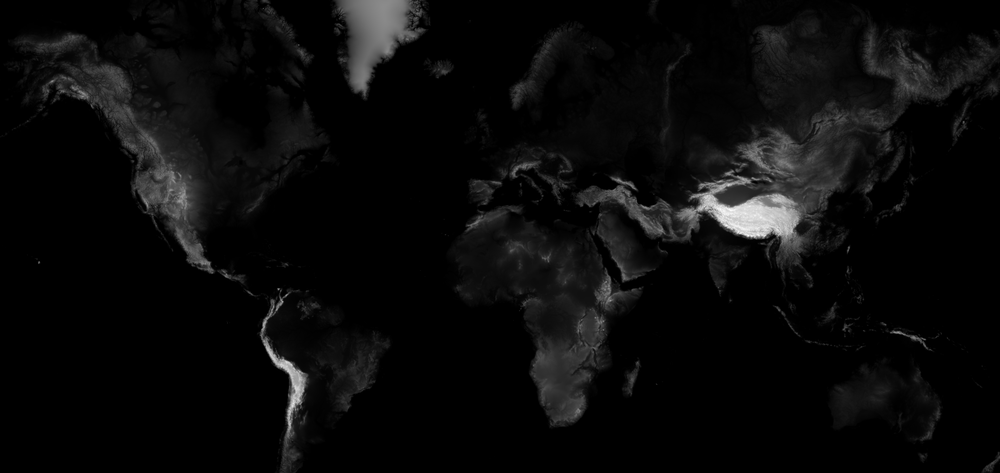
#> input picture heightmaps/render(2).png, 1000 x 473 px, shrunk from 3840 x 1816 before the run
$ python cartographer.py
#> lines starting #> are read from the running program, lines starting #| are printed output that depends on the picture
import numpy as np
import numba
from PIL import Image

# Color based on slope and elevation
# Could do it seperate, but probably best to do it in the loop we already have
# we could have a main loop where get call is_boundary_point and get_color_from_slope or something

# So what i have learned is that numba can make python code stupid fast
# like really

# so today i have learned that computers are stupid fast
# like dang

fp : str = "./heightmaps/render(2).png"
step : int = 5
max_pixel_value : int = 255
render_scale : float = 1

line_color : tuple[int, int, int] = (31, 16, 0)
start_color : tuple[int, int, int] = (43, 23, 0)
end_color  : tuple[int, int, int] = (211, 197, 182)

heightmap = Image.open(fp).convert("L")
heightmap = heightmap.resize((int(heightmap.width * render_scale), int(heightmap.height * render_scale)), Image.BILINEAR)

width, height = heightmap.width, heightmap.height
#> width = 1000; height = 473

@numba.njit
def interpolate(a : float, b : float, t : float):
    return a * (1.0 - t) + (b * t)

@numba.njit
def color_ramp(a : tuple[int, int, int], b : tuple[int, int, int], t : float) -> tuple[int, int, int]:
    return (
        int(interpolate(a[0], b[0], t)),
        int(interpolate(a[1], b[1], t)),
        int(interpolate(a[2], b[2], t)),
    )

@numba.njit
def get_point_in_bounds(img : np.ndarray, x : int, y : int) -> int:
    img_width = img.shape[0]
    img_height = img.shape[1]
    x = max(0, min(x, img_width-1))
    y = max(0, min(y, img_height-1))
    return int(img[x, y])

@numba.njit
def get_neighbors(img : np.ndarray, x : int, y : int) -> list[int]:
    return [
        get_point_in_bounds(img, x-1, y-1),
        get_point_in_bounds(img, x-1, y  ),
        get_point_in_bounds(img, x-1, y+1),

        get_point_in_bounds(img, x  , y-1),
        get_point_in_bounds(img, x  , y+1),

        get_point_in_bounds(img, x+1, y-1),
        get_point_in_bounds(img, x+1, y  ),
        get_point_in_bounds(img, x+1, y+1),
    ]

@numba.njit
def any_true(a : list[bool]) -> bool:
    for i in a:
        if i:
            return True
    return False

@numba.njit
def is_boundary_point(img : np.ndarray, x : int, y : int) -> bool:
        pix = get_point_in_bounds(img, x, y)
        neighbors = get_neighbors(img, x, y)
        return any_true([pix < neighbor for neighbor in neighbors])

@numba.njit
def get_slope(img : np.ndarray, x : int, y : int) -> int:
    up    = get_point_in_bounds(img, x  , y+1)
    down  = get_point_in_bounds(img, x  , y-1)
    left  = get_point_in_bounds(img, x+1, y  )
    right = get_point_in_bounds(img, x-1, y  )

    vertical   = up - down
    horizontal = left - right

    return vertical

@numba.njit
def march_image(output : np.ndarray, heightmap : np.ndarray, stepped_heightmap : np.ndarray) -> None:
    boundary_points : list[tuple[int, int]] = []


    # it would make sense that x is in range of width, and y is in range of height
    # it would make sense, wouldn't it
    # i don't understand it
    for x in range(height):
        for y in range(width):
            #slope = get_slope(heightmap, x, y) * 10
            #color = (slope,slope,slope) #step_color(slope) #+ get_point_in_bounds(heightmap, x, y)) #
            #output.putpixel((x,y), color)

            color = color_ramp(start_color, end_color, get_point_in_bounds(stepped_heightmap, x, y)/max_pixel_value)

            output[x ,y] = color

            if is_boundary_point(stepped_heightmap, x, y):
                boundary_points.append((x, y))

    for b in boundary_points:
        output[b] = line_color

def step_image(img : Image.Image) -> Image.Image:
    arr = np.array(img)

    nums = list(range(0, max_pixel_value, step))
    nums.append(max_pixel_value)

    for idx in range(len(nums)):
        i = max(0,idx-1)
        arr = np.where(np.logical_and(arr <= nums[idx], arr > nums[i]), nums[idx], arr)

    return Image.fromarray(arr)

print("Creating Stepped Image...")
stepped_heightmap = step_image(heightmap)

print("Marching Image...")
output = np.array(Image.new("RGB", (width, height)))

march_image(output, np.array(heightmap), np.array(stepped_heightmap))
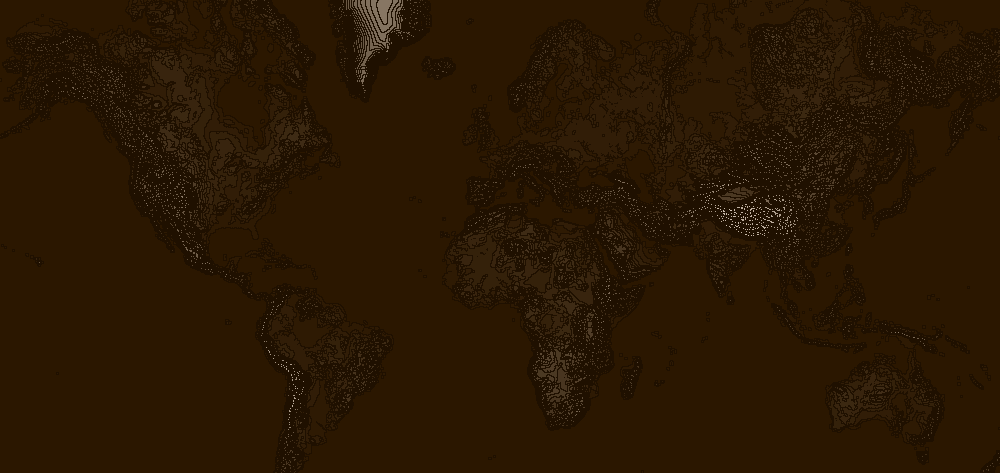
#> output: shape (473, 1000, 3); mean R, G, B 41.7, 23.2, 2.2
Image.fromarray(output).show()
